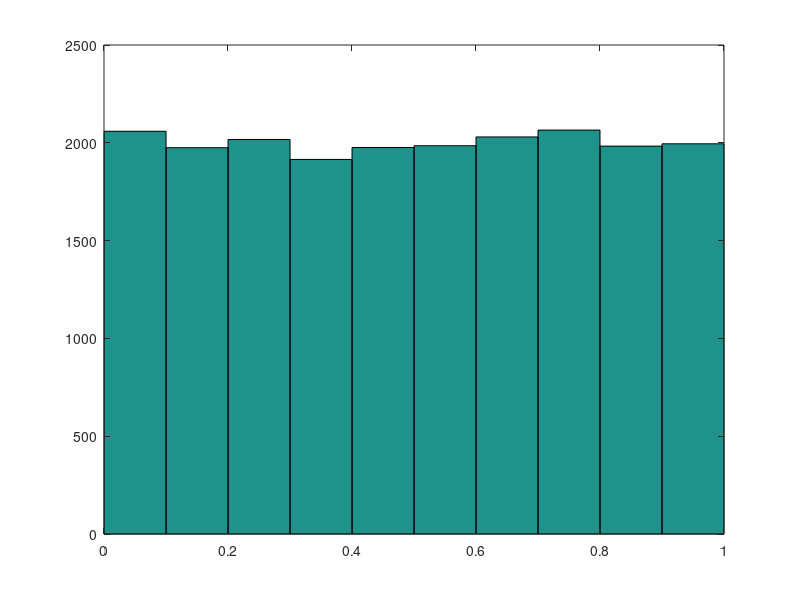
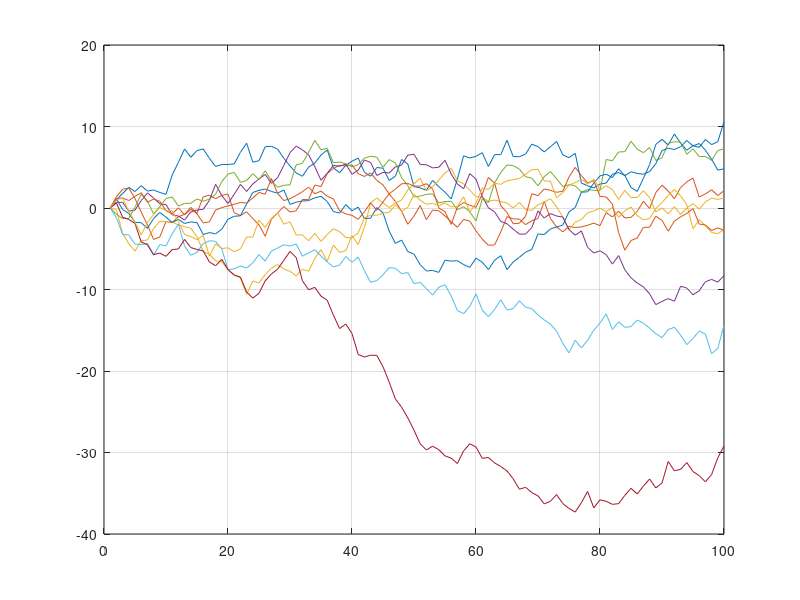
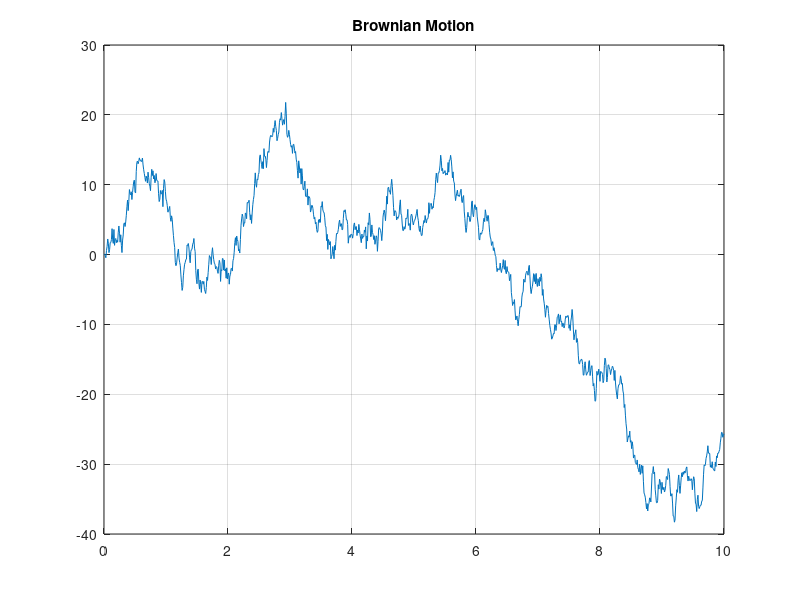

Reproduce these figures in MATLAB, in order.
% Lecture 2

%{
Fibonacci Sequence in MATLAB
Golden Ratio in MATLAB




%}

%Producing Fibonacci Sequence : Version 1
%Prints every number from 1 to imax
 imax = 20; %Maximum value for count i
 fib1 = 1; % The first 2 values of the fib 
 fib2 = 1; 
 
 for i = (1:imax) % For variable i from 1 to imax
     fib = fib1+fib2 %#ok<NOPTS> % find our 3rd value (new highest value)
     fib1 = fib2; % % Set fib1 to value of fib2
     fib2 = fib; % Set fib2 to value of fib
 end
 
 
%Producing Fibonacci Sequece : Version 2
%Improved output
imax = 20;
fib1 = 1;
fib2 = 1;
fibN = [fib1, fib2]; %Now it's in a vector/array

for i = (1:imax)
    fib = fib1 + fib2;
    fibN = [fibN,fib]; %#ok<AGROW> %This is to extend the vector
    fib1 = fib2;
    fib2 = fib;
end
fibN' % I took the long vector and transposed it. 

%---------------------------------------------
%Producing Fibonacci Sequence : Version 3
%---------------------------------------------
imax = 20;
fib = (1:imax); % Vector from 1 to imax. Default jump is +1
fib(1) = 1; %First element of fib is 1
fib(2) = 1; %Second element of fib is 1

for i = (1:imax-2)
    fib(i+2) = fib(i) + fib(i+1);
end
fib'

%--------------------------------------------
%Homework Help for Hmwk 2 Part 1
%--------------------------------------------




%function F = fibonacci(n)
%Fn = [1 0];
%F = 0;

%for i = (1:abs(n))
%    Fn(2) = F;
%    F = sum(Fn);
%    Fn(1) = Fn(2);
%end

%if n < 0
%    F = F*((-1)^(n+1));
%end

%end






%Lecture 2 - Random Walks
clear all
F = rand(3,3) % Random 3x3 matrix (from 0 to 1)

%----Random numbers in a histogram
figure(1)
x = rand(1, 20000); % 20k different numbers set to x
hist(x) % Histogram of the x vector

%----Random Numbers from Normal Distribution
F = randn(3,3) %randn is a normal distribution set of random numbers

figure(2)
x = randn(1,900000); % 900k set of random numbers. This is a Uniform Distribution
hist(x)

%--------Make it cleaner
figure(2)
x = randn(1,900000); % 900k set of random numbers
hist(x, 25) % 25 is a bind number, the number of blocks making up the graph


figure(2)
x = randn(1,900000); % 900k set of random numbers
hist(x,500) % See? This one looks better

%Improved Version
clear X
Ntrial = 900000; % Number of trials
Nbin = 150; % This is the number of bars along the graph
X = randn(1,Ntrial);
hist(X, Nbin)


%--------------------------------------
% Random walk with discrete time from N(mu, sigma)
%--------------------------------------
clear all
mu = 0;
sigma = 1;
x = [0];
Nmax = 100;

% What do this mean? Ok, so where you're going x(i+1) is 
%determined by where I am x(i) + normally distrubted random number * the 
%standard deviation
for i = [1:Nmax-1]
    x(i+1) = x(i)+(mu+randn*sigma);
end
plot(1:Nmax, x)
grid on


%---------------------------------------------
%Random walk for 10 different paths
%---------------------------------------------

clear all
mu = 0;
sigma = 1;
x = 0;
Nmax = 100;
all = 10; %This is for HOW MANY people are doing it

for path = 1:all
    for i = [1:Nmax-1]
     x(i+1) = x(i)+(mu+randn*sigma);
    end
    plot(1:Nmax,x)
    hold on %Means don't plot just yet, not done
end
grid on
hold off

%-----------------------------------------
% Random Walk with "continuous" time from N(mu, sigma)
% Brownian Motion : A Random Walk continuous in time
%---------------------------------------------------
clear all
mu = 0;
sigma = 1;
dt = 0.01;
t = 0 : dt : 10;
x = 0;
Nmax = length(t);

for i = 1:Nmax-1
    x(i+1) = x(i)+(sqrt(dt)*mu+sigma*randn);
end
figure(6)
plot(t,x)
title('Brownian Motion');
grid on
